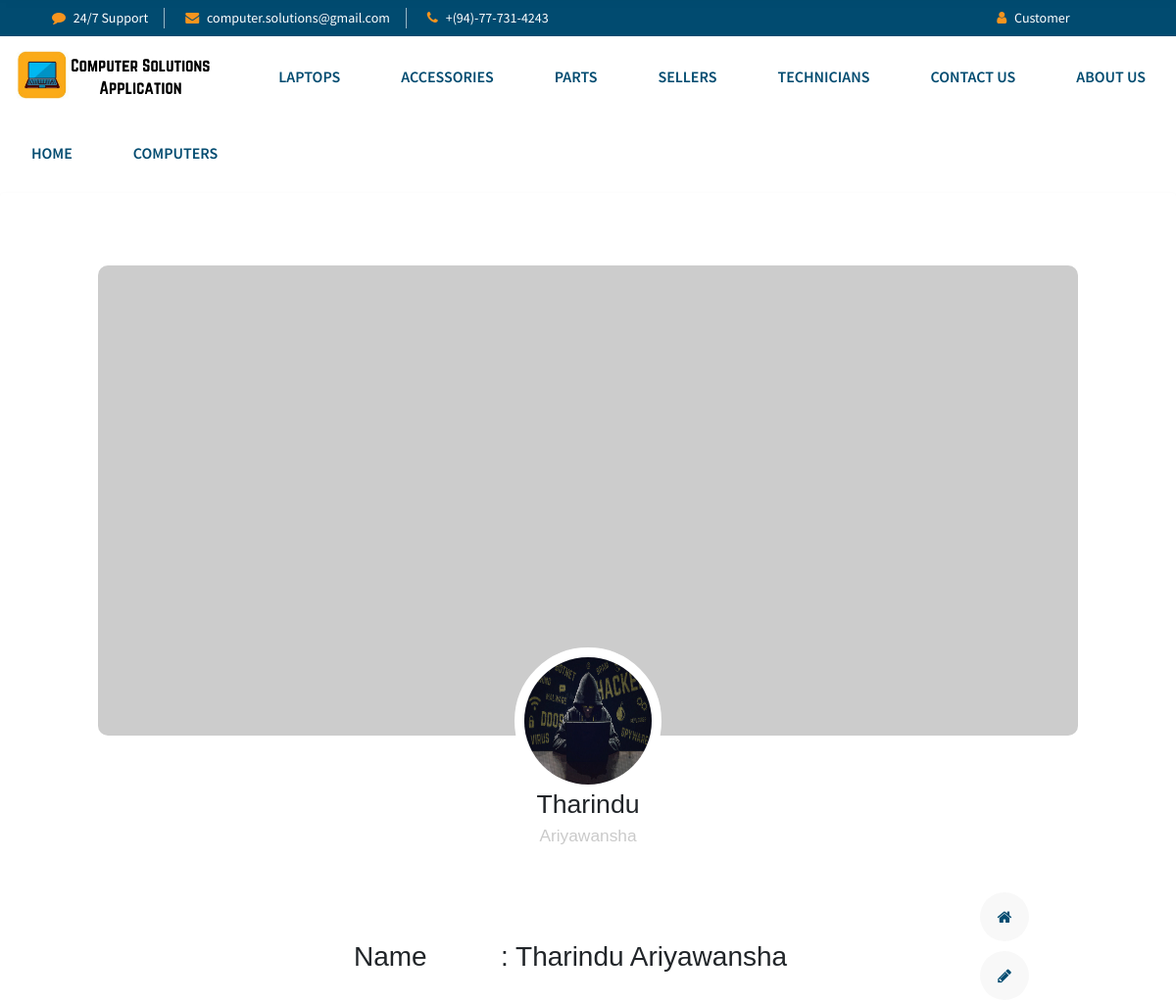
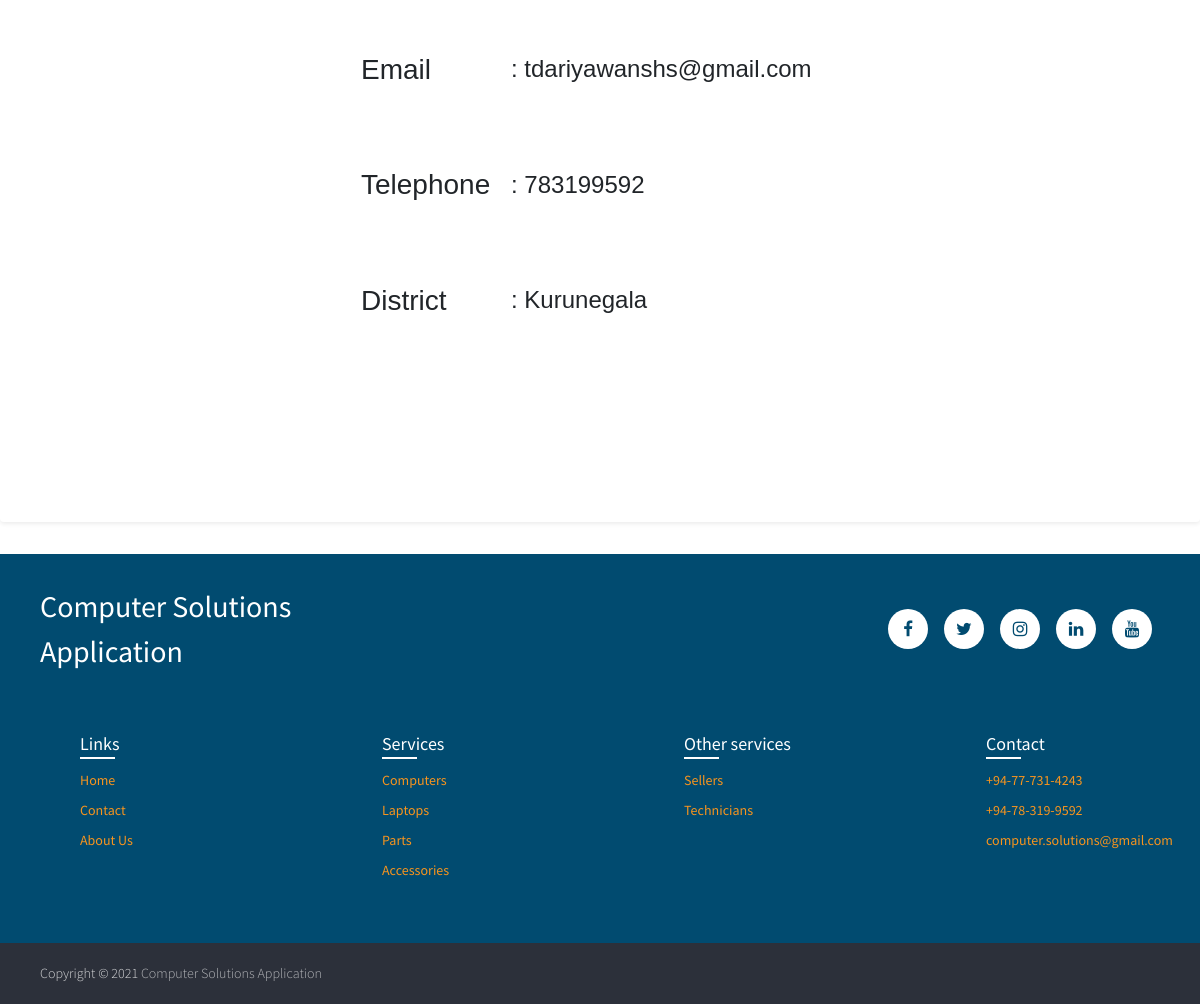
The page /Customer/account.php?id=1 (signed in) on the database its author committed (2 pictures, top to bottom).
### tables this page shows
CREATE TABLE `customer` (
  `id` int(11) NOT NULL,
  `fname` varchar(25) NOT NULL,
  `lname` varchar(25) NOT NULL,
  `email` varchar(50) NOT NULL,
  `pswrd` varchar(20) NOT NULL,
  `district` varchar(50) NOT NULL,
  `mobile` int(11) NOT NULL,
  `picture` varchar(100) NOT NULL,
  `status` int(11) NOT NULL
);

### Customer/account.php (the view, shortened to what this page needs)
<?php
include "db/db.php";
$id = $_GET["id"];
$query = "SELECT * FROM customer WHERE id = '$id'";
$run = mysqli_query($conn,$query);
$row = mysqli_fetch_array($run);
?>
<!DOCTYPE html>
<html>
<head>
	<link rel="stylesheet" type="text/css" href="style.css">
	<link rel="stylesheet" href="https://cdn.jsdelivr.net/npm/bootstrap@4.6.0/dist/css/bootstrap.min.css">
	<link rel="stylesheet" href="https://cdnjs.cloudflare.com/ajax/libs/font-awesome/4.7.0/css/font-awesome.min.css">
</head>
<body>
<?php include "navbar.php" ?>
        <div class="jumbotron jumbotron-fluid rounded bg-white border-0 shadow-sm border-left px-4">
              <div class="container">
              <div class="profile">
                  <div class="profile-banner">
                  </div>
                  <div class="profile-picture">
                    <a href=""><img src="images/hacking-hackers-computer-anonymous-wallpaper-preview.jpg"></a>
                    <span style="font-family: sans-serif;"><?php echo $row["fname"]; ?></span>
                    <br>
                    <small style="font-family: sans-serif;"><?php echo $row["lname"]; ?></small>
                  </div>
                  <div class="profile-content">
                    <div class="content-left">
                    </div>
                    <div class="content-middle">
                         <div class="post-desc">
                           <br><br>
                            <table style="border: 0px solid;">
                              <tr style="margin-bottom: 150px;">
                                <td width="150"><h3  style="font-family: sans-serif;">Name </h3></td>
                                <td><h3  style="font-family: sans-serif;">:  <?php echo $row["fname"]." ".$row["lname"]; ?></h3></td>
                              </tr>
                          </table>
                          <br><br><br>
                          <table style="border: 0px solid;">
                          <tr>
                                <td width="150"><h3  style="font-family: sans-serif;">Email </h3></td>
                                <td><h4  style="font-family: sans-serif;">:  <?php echo $row["email"]; ?></h4></td>
                              </tr>
                          </table>
                          <br><br><br>
                          <table style="border: 0px solid;">
                          <tr>
                                <td width="150"><h3  style="font-family: sans-serif;">Telephone </h3></td>
                                <td><h4  style="font-family: sans-serif;">:  <?php echo $row["mobile"]; ?></h4></td>
                              </tr>
                          </table>
                          <br><br><br>
                          <table style="border: 0px solid;">
                          <tr>
                                <td width="150"><h3  style="font-family: sans-serif;">District </h3></td>
                                <td><h4  style="font-family: sans-serif;">:  <?php echo $row["district"]; ?></h4></td>
                              </tr>
                          </table>
                          <br><br><br>
                        </div>
                      </div>
                    <div class="content-right">
                      <ul>
                        <li><a href=""><i class="fa fa-home"></i></a></li>
                        <li><a href=""><i class="fa fa-pencil"></i></a></li>
                      </ul>
                    </div>
                  </div>
                </div>
              </div>
            </div>
  <?php include "footer.php" ?>
</body>
</html>

### Customer/style.css (style rules this page uses)
body { font-family: sans-serif; }
.container { margin: 10px; justify-content: center; }
.fa { color: #014B70; }
.profile { height: 1200px; width: 1000px; margin: 0 auto; border-radius: 10px; }
.profile-banner { height: 40%; width: 100%; background-image: url('https://picsum.photos/seed/picsum/1000/520'); background-size: 100%; border-radius: 10px; }
.profile-picture { height: 150px; width: 150px; border-radius: 50%; margin: 0 auto; position: relative; top: -90px; text-align: center; border: 10px solid #fff; }
.profile-picture span { font-size: 20pt; }
.profile-picture small { font-size: 13pt; color: #cacaca; }
.profile-picture img { border-radius: 50%; height: 100%; width: 100%; }
.profile-content { height: 60%; width: 100%; }
.profile-content div { float: left; }
.content-left { height: 300px; width: 25%; border-radius: 10px; }
.content-middle { height: 300px; width: 65%; }
.content-right { height: 300px; width: 10%; }
.post-desc { width: 100%; height: 385px; padding-left: 10px; padding-top: 10px; }
.content-right ul { padding: 0; list-style: none; }
.content-right ul li { height: 50px; width: 50px; display: block; background: #f8f8f8; text-align: center; line-height: 50px; border-radius: 50%; margin-top: 10px; }
.content-right ul li a { text-decoration: none; color: #00A9FA; }

### Customer/navbar.css (style rules this page uses)
*, html { scroll-behavior: smooth; }
*, *:after, *:before { -webkit-box-sizing: border-box; -moz-box-sizing: border-box; box-sizing: border-box; }
:root { scrollbar-color: rgb(210, 210, 210) rgb(46, 54, 69) !important; scrollbar-width: thin !important; --white: #fff; --black: #000; --blue: #0084b4; --primary: #014B70; --secondary: #F7941E; --surface-color: #fff; --curve: 40; }
body { margin: 0; overflow-x: hidden; box-sizing: border-box; font-family: 'Source Sans Pro', sans-serif; }
a { text-decoration: none; outline: none !important; color: var(--white); }
a, button { transition: 0.5s; }
.container { height: 150vh; }

### rows shown on the page
customer: fname "Tharindu", lname "Ariyawansha", email "tdariyawanshs@gmail.com", mobile "783199592", district "Kurunegala"
